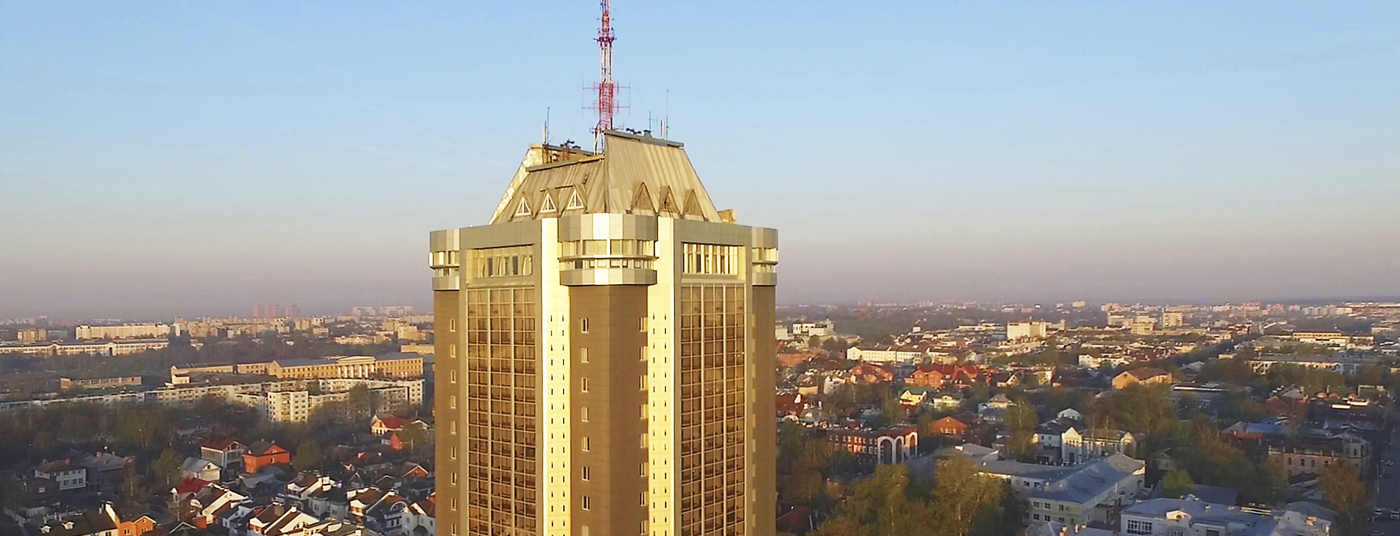
#> input picture task_6/original.jpg, 1400 x 536 px
$ jupyter execute --allow-errors notebook.ipynb
#> lines starting #> are read from the running program, lines starting #| are printed output that depends on the picture
[cell 1]
import stitching
import cv2
import matplotlib.pyplot as plt
print(cv2.__version__)

# Загрузка изображений

[cell 2]
image = cv2.cvtColor(cv2.imread('original.jpg'), cv2.COLOR_BGR2RGB)
_, axes = plt.subplots(figsize=(20,20))
axes.imshow(image)

# Инициализация алгоритмов

[cell 3]
sift_setup = {"detector": "sift", "confidence_threshold": 0.2}
orb_setup = {"detector": "orb", "confidence_threshold": 0.2}
#> (the rest of this cell did not finish here and is left out)

# SIFT

#> (a cell that did not finish here is left out)

4.8 секунд = детекция и склейка

# ORB

#> (a cell that did not finish here is left out)

1 секунда - детекция и склейка

[cell 6]
star = cv2.xfeatures2d.StarDetector_create()
kp = star.detect(cv2.cvtColor(cv2.imread('original.jpg'), cv2.COLOR_BGR2GRAY),None)
#> kp = 586 keypoints; strongest (x, y, size): (797, 400, 4), (1070, 436, 12), (852, 353, 8), (904, 396, 4)
BRIEF = cv2.xfeatures2d.BriefDescriptorExtractor_create()
# left
kp_1, des_1 = BRIEF.compute(cv2.cvtColor(cv2.imread('left.jpg'), cv2.COLOR_BGR2GRAY), kp)
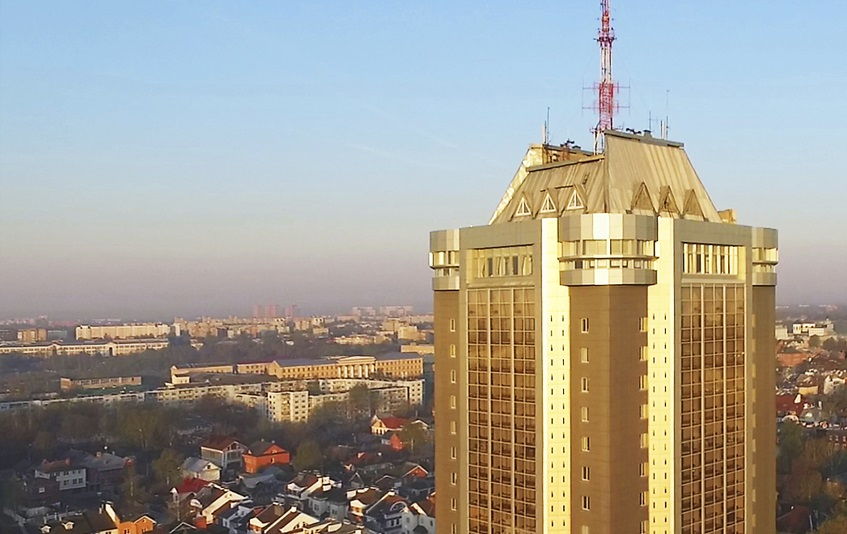
#> input picture task_6/left.jpg, 847 x 534 px
#> kp_1 = 397 keypoints; strongest (x, y, size): (797, 400, 4), (806, 406, 4), (175, 380, 6), (185, 380, 6)
# right
kp_2, des_2 = BRIEF.compute(cv2.cvtColor(cv2.imread('right.jpg'), cv2.COLOR_BGR2GRAY), kp)
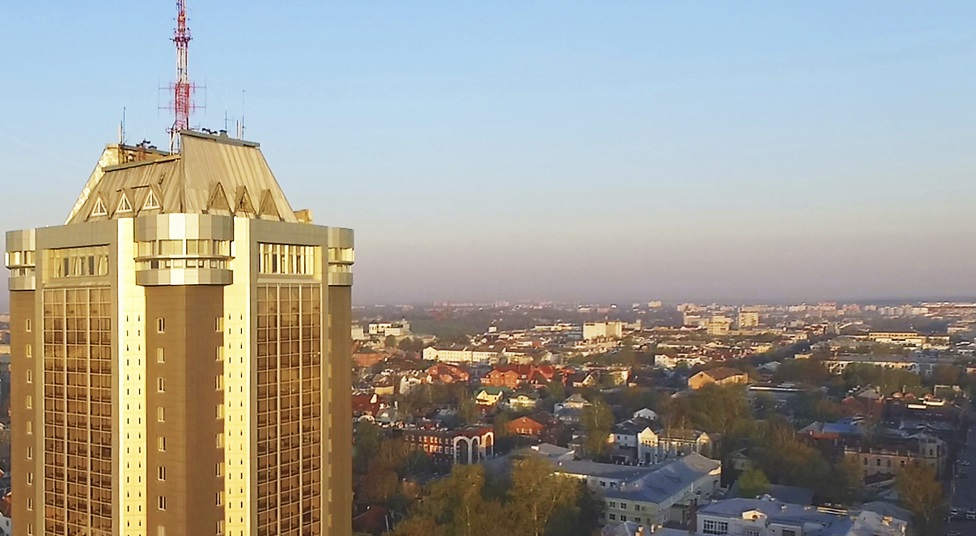
#> input picture task_6/right.jpg, 976 x 536 px
#> kp_2 = 467 keypoints; strongest (x, y, size): (797, 400, 4), (852, 353, 8), (904, 396, 4), (916, 329, 4)
bf = cv2.BFMatcher_create(cv2.NORM_HAMMING)
# совпадающие точки
matches = bf.knnMatch(des_1, des_2,k=2)
#> matches = 397 matches
# фильтрация точек
good = []
for m, n in matches:
    if m.distance < 0.6 * n.distance:
        good.append(m)
#> after the loop, good = 8 matches
print(len(good))
#| 8
